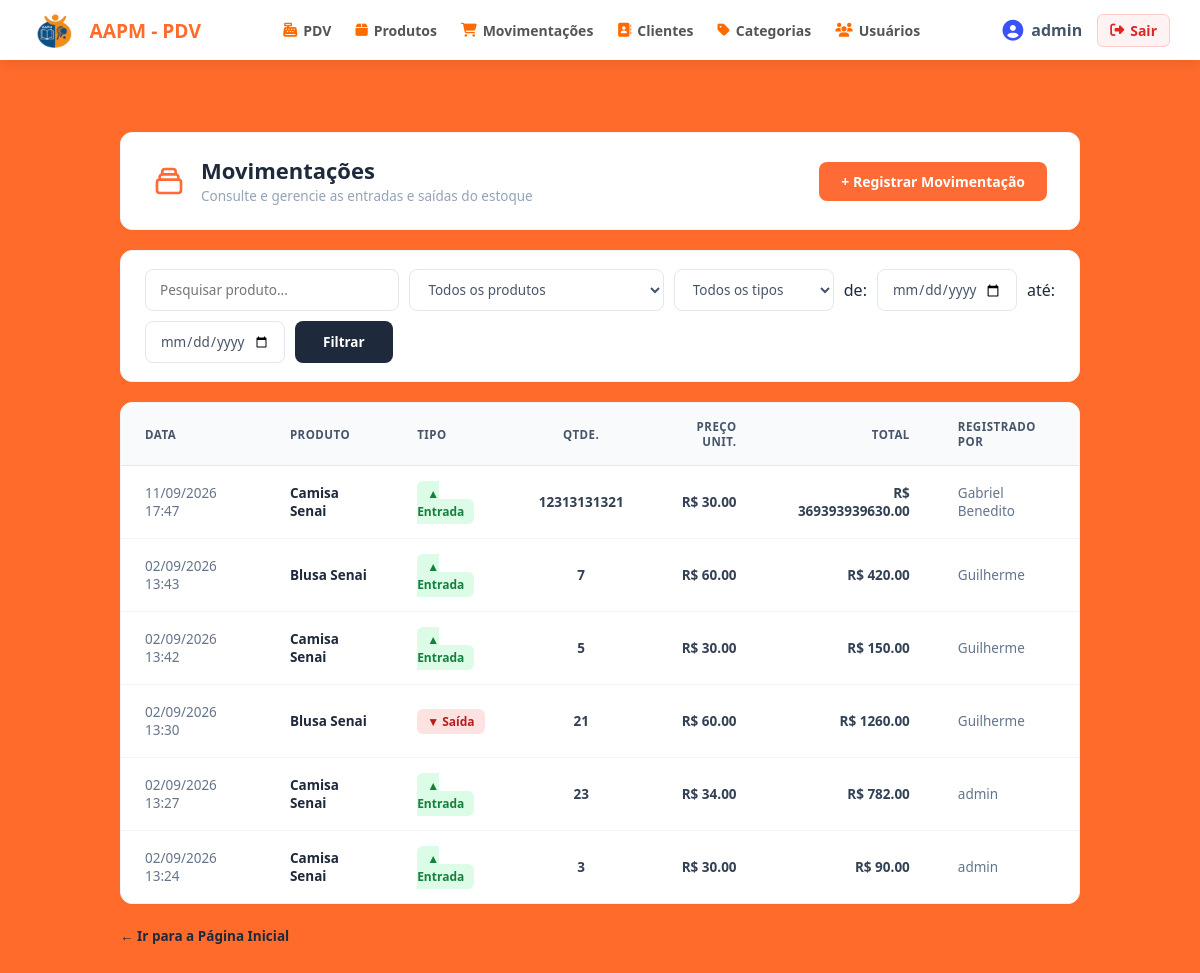
The app's page /movimentacoes/ (signed in) with its own data.
### app/models/movimentacao.py (models this page shows, shortened)
class Movimentacao(Base):
    __tablename__ = "movimentacoes"
    id         = Column(Integer, primary_key=True, index=True)
    tipo       = Column(
        Enum(TipoMovimentacao),
        nullable=False
    )
    quantidade = Column(Integer, nullable=False)
    preco_unitario = Column(Float, nullable=False, default=0.0)
    observacao = Column(String(255), nullable=True)
    criado_em  = Column(DateTime, server_default=func.now())
    produto_id = Column(
        Integer,
        ForeignKey("produtos.id", ondelete="CASCADE"),
        nullable=False
    )
    usuario_id = Column(
        Integer,
        ForeignKey("usuarios.id", ondelete="SET NULL"),
        nullable=True
    )
    produto = relationship("Produto", backref="movimentacoes")
    usuario = relationship("Usuario", backref="movimentacoes")

### app/models/produto.py (models this page shows, shortened)
class Produto(Base):
    __tablename__ = "produtos"
    id = Column(Integer, primary_key=True, autoincrement=True, index=True)
    nome = Column(String(150), nullable=False, index=True)
    preco = Column(Float, nullable=False, default=0.0)
    estoque_atual = Column(Integer, nullable=False, default=0)
    ativo = Column(Boolean, default=True)
    imagem_path = Column(String(255), nullable=True)
    categoria_id = Column(Integer, ForeignKey("categorias.id", ondelete="SET NULL"), nullable=True )
    categoria = relationship("Categoria", back_populates="produtos")

### app/models/usuarios.py (models this page shows)
class Usuario(Base):
    __tablename__ = "usuarios"
    id = Column(Integer, primary_key=True, autoincrement=True)
    nome = Column(String(100), nullable=False)
    email = Column(String(150), unique=True, nullable=False)
    senha_hash = Column(String(255), nullable=False)
    role = Column(String(20), nullable=False, default="operador")
    ativo = Column(Boolean, default=True)
    criando_em = Column(DateTime, server_default=func.now())

### app/controllers/movimentacao_controller.py (the view)
@router.get("/", response_class=HTMLResponse)
def listar_movimentacoes(
    request: Request,
    busca: str = "",          # barra de pesquisa por texto
    produto_id: int = 0,     # filtra por produto específico
    tipo: str = "",          # "entrada" ou "saida"
    data_inicio: str = "",   # data inicial YYYY-MM-DD
    data_fim: str = "",      # data final YYYY-MM-DD
    db: Session = Depends(get_db),
    admin = Depends(get_usuario_logado)
):
    query = db.query(Movimentacao).join(Produto).order_by(Movimentacao.id.desc())
    if busca.strip():
        termo = f"%{busca.strip()}%"
        query = query.filter(Produto.nome.ilike(termo))
    if produto_id:
        query = query.filter(Movimentacao.produto_id == produto_id)
    if tipo in ("entrada", "saida", "cancelamento", "ajuste"):
        query = query.filter(Movimentacao.tipo == tipo)
    if data_inicio.strip():
        query = query.filter(Movimentacao.criado_em >= f"{data_inicio.strip()} 00:00:00")
    if data_fim.strip():
        query = query.filter(Movimentacao.criado_em <= f"{data_fim.strip()} 23:59:59")
    movimentacoes = query.limit(200).all()  # limita para não sobrecarregar
    produtos      = db.query(Produto).filter(Produto.ativo == True).all()
    return templates.TemplateResponse(
        request,
        "movimentacoes/index.html",
        {
            "request":        request,
            "usuario":        admin,
            "movimentacoes":  movimentacoes,
            "produtos":       produtos,
            "busca":          busca,
            "produto_id":     produto_id,
            "tipo":           tipo,
            "data_inicio":    data_inicio,
            "data_fim":       data_fim,
        }
    )

### app/templates/movimentacoes/index.html (shortened to what this page needs)
{% extends "base.html" %}
{% block content %}
<link rel="stylesheet" href="{{ url_for('static', path='CSS/movimentacoes.css') }}">
<div class="movimentacoes-wrapper">
    <div class="mov-header-card">
        <div class="mov-header-left">
            <div>
                <h1 class="mov-header-title">Movimentações</h1>
                <p class="mov-header-subtitle">Consulte e gerencie as entradas e saídas do estoque</p>
            </div>
        </div>
        <a href="/movimentacoes/nova" class="mov-btn-primary">
            + Registrar Movimentação
        </a>
    </div>
    <div class="mov-filter-card">
        <form method="get" action="/movimentacoes" class="mov-filter-form" style="display: flex; gap: 10px; align-items: center; flex-wrap: wrap;">
            <input type="text" name="busca" placeholder="Pesquisar produto..." value="{{ busca or '' }}" class="mov-select-custom" style="flex: 1; min-width: 180px;">
            <select name="produto_id" class="mov-select-custom" style="flex: 1; min-width: 180px;">
                <option value="0">Todos os produtos</option>
            </select>
            <select name="tipo" class="mov-select-custom" style="width: 160px;">
                <option value="">Todos os tipos</option>
            </select>
            de: <input type="date" name="data_inicio" value="{{ data_inicio or '' }}" class="mov-select-custom" style="width: 140px;">
            até: <input type="date" name="data_fim" value="{{ data_fim or '' }}" class="mov-select-custom" style="width: 140px;">
            <button type="submit" class="mov-btn-dark">Filtrar</button>
        </form>
    </div>
    <div class="mov-table-card">
        <table class="mov-table">
            <thead>
                <tr>
                    <th>DATA</th>
                    <th>PRODUTO</th>
                    <th>TIPO</th>
                    <th style="text-align: center;">QTDE.</th>
                    <th style="text-align: right;">PREÇO UNIT.</th>
                    <th style="text-align: right;">TOTAL</th>
                    <th>REGISTRADO POR</th>
                </tr>
            </thead>
            <tbody>
                {% for m in movimentacoes %}
                <tr>
                    <td style="color: #64748b;">
                        {% if m.criado_em %}
                            {{ m.criado_em.strftime('%d/%m/%Y %H:%M') if m.criado_em.strftime is defined else (m.criado_em|string)[:16] }}
                        {% else %}
                            —
                        {% endif %}
                    </td>
                    <td>
                        <a href="/produtos/{{ m.produto_id }}" style="color: #1e293b; font-weight: 600; text-decoration: none;">
                            {{ m.produto.nome }}
                        </a>
                    </td>
                    <td>
                        {% if m.tipo.value == 'entrada' or m.tipo == 'entrada' %}
                            <span class="mov-badge-entrada">▲ Entrada</span>
                        {% else %}
                            <span class="mov-badge-saida">▼ Saída</span>
                        {% endif %}
                    </td>
                    <td style="text-align: center; font-weight: 600;">{{ m.quantidade }}</td>
                    <td style="text-align: right; font-weight: 600;">R$ {{ "%.2f"|format(m.preco_unitario) }}</td>
                    <td style="text-align: right; font-weight: 600;">R$ {{ "%.2f"|format(m.valor_total) }}</td>
                    <td style="color: #64748b;">{{ m.usuario.nome if m.usuario else "—" }}</td>
                </tr>
                {% endfor %}
            </tbody>
        </table>
    </div>
    <div class="mov-back-box">
        <a href="/" class="mov-back-link">
            ← Ir para a Página Inicial
        </a>
    </div>
</div>
{% endblock %}

### app/static/CSS/style.css (style rules this page uses)
* { margin: 0; padding: 0; box-sizing: border-box; font-family: 'Segoe UI', Tahoma, Geneva, Verdana, sans-serif; }
body { background-color: #ff6b2b; color: #1e293b; min-height: 100vh; display: flex; flex-direction: column; }

### app/static/CSS/movimentacoes.css (style rules this page uses)
.movimentacoes-wrapper { width: 100% !important; max-width: 1200px !important; margin: 32px auto !important; padding: 0 20px !important; box-sizing: border-box; font-family: -apple-system, BlinkMacSystemFont, "Segoe UI", Roboto, "Helvetica Neue", Arial, sans-serif; }
.mov-header-card { background-color: #ffffff; border-radius: 12px; padding: 24px 32px; box-shadow: 0 1px 3px rgba(0, 0, 0, 0.03); display: flex; justify-content: space-between; align-items: center; margin-bottom: 20px; border: 1px solid #f1f5f9; }
.mov-header-left { display: flex; align-items: center; gap: 16px; }
.mov-header-icon { width: 32px; height: 32px; }
.mov-header-title { font-size: 22px; font-weight: 700; color: #1e293b; margin: 0; line-height: 1.2; }
.mov-header-subtitle { font-size: 13.5px; color: #94a3b8; margin: 4px 0 0 0; }
.mov-btn-primary { background-color: #ff6b35; color: #ffffff !important; border: none; border-radius: 8px; padding: 10px 22px; font-size: 14px; font-weight: 600; text-decoration: none !important; display: inline-flex; align-items: center; gap: 8px; transition: background-color 0.2s; }
.mov-filter-card { background-color: #ffffff; border-radius: 12px; padding: 18px 24px; box-shadow: 0 1px 3px rgba(0, 0, 0, 0.03); margin-bottom: 20px; border: 1px solid #f1f5f9; }
.mov-filter-form { display: flex; align-items: center; gap: 12px; width: 100%; }
.mov-select-custom { height: 42px; border-radius: 8px; border: 1px solid #e2e8f0; background-color: #ffffff; padding: 0 14px; font-size: 13.5px; color: #475569; outline: none; }
.mov-btn-dark { background-color: #1e293b; color: #ffffff; border: none; border-radius: 8px; height: 42px; padding: 0 28px; font-size: 13.5px; font-weight: 600; cursor: pointer; transition: background-color 0.2s; }
.mov-table-card { background-color: #ffffff; border-radius: 12px; box-shadow: 0 1px 3px rgba(0, 0, 0, 0.03); overflow: hidden; border: 1px solid #f1f5f9; width: 100%; }
.mov-table { width: 100%; border-collapse: collapse; text-align: left; }
.mov-table th { background-color: #f8fafc; color: #475569; font-size: 11.5px; font-weight: 700; text-transform: uppercase; letter-spacing: 0.5px; padding: 16px 24px; border-bottom: 1px solid #e2e8f0; }
.mov-table td { padding: 18px 24px; border-bottom: 1px solid #f1f5f9; font-size: 13.5px; color: #334155; vertical-align: middle; }
.mov-table tr:last-child td { border-bottom: none; }
.mov-badge-entrada { background-color: #dcfce7; color: #15803d; padding: 4px 10px; border-radius: 6px; font-size: 12px; font-weight: 600; }
.mov-badge-saida { background-color: #fee2e2; color: #b91c1c; padding: 4px 10px; border-radius: 6px; font-size: 12px; font-weight: 600; }
.mov-back-box { margin-top: 20px; }
.mov-back-link { color: #1e293b; font-size: 13.5px; font-weight: 600; text-decoration: none; display: inline-flex; align-items: center; gap: 6px; }

### records on screen
Movimentacao: criado_em "11/09/2026 17:47", produto.nome "Camisa Senai", tipo "▲ Entrada", quantidade "12313131321", preco_unitario "30.00", valor_total "369393939630.00", usuario "Gabriel Benedito"
Movimentacao: criado_em "02/09/2026 13:43", produto.nome "Blusa Senai", tipo "▲ Entrada", quantidade "7", preco_unitario "60.00", valor_total "420.00", usuario "Guilherme"
Movimentacao: criado_em "02/09/2026 13:42", produto.nome "Camisa Senai", tipo "▲ Entrada", quantidade "5", preco_unitario "30.00", valor_total "150.00", usuario "Guilherme"
Movimentacao: criado_em "02/09/2026 13:30", produto.nome "Blusa Senai", tipo "▼ Saída", quantidade "21", preco_unitario "60.00", valor_total "1260.00", usuario "Guilherme"
Movimentacao: criado_em "02/09/2026 13:27", produto.nome "Camisa Senai", tipo "▲ Entrada", quantidade "23", preco_unitario "34.00", valor_total "782.00", usuario "admin"
Movimentacao: criado_em "02/09/2026 13:24", produto.nome "Camisa Senai", tipo "▲ Entrada", quantidade "3", preco_unitario "30.00", valor_total "90.00", usuario "admin"

### other values on screen
{{ usuario.nome if usuario else 'Usuário' }} "admin"
